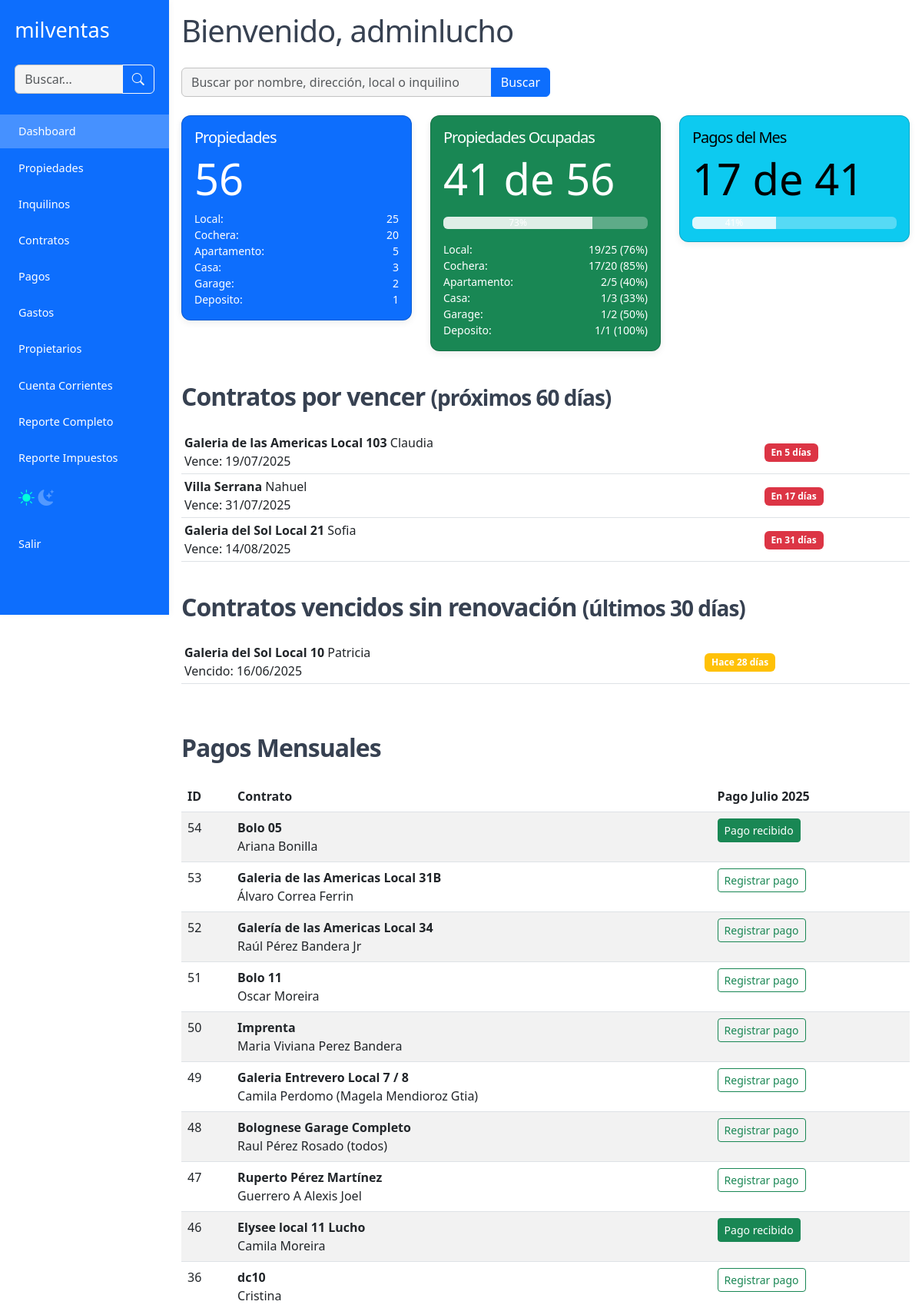
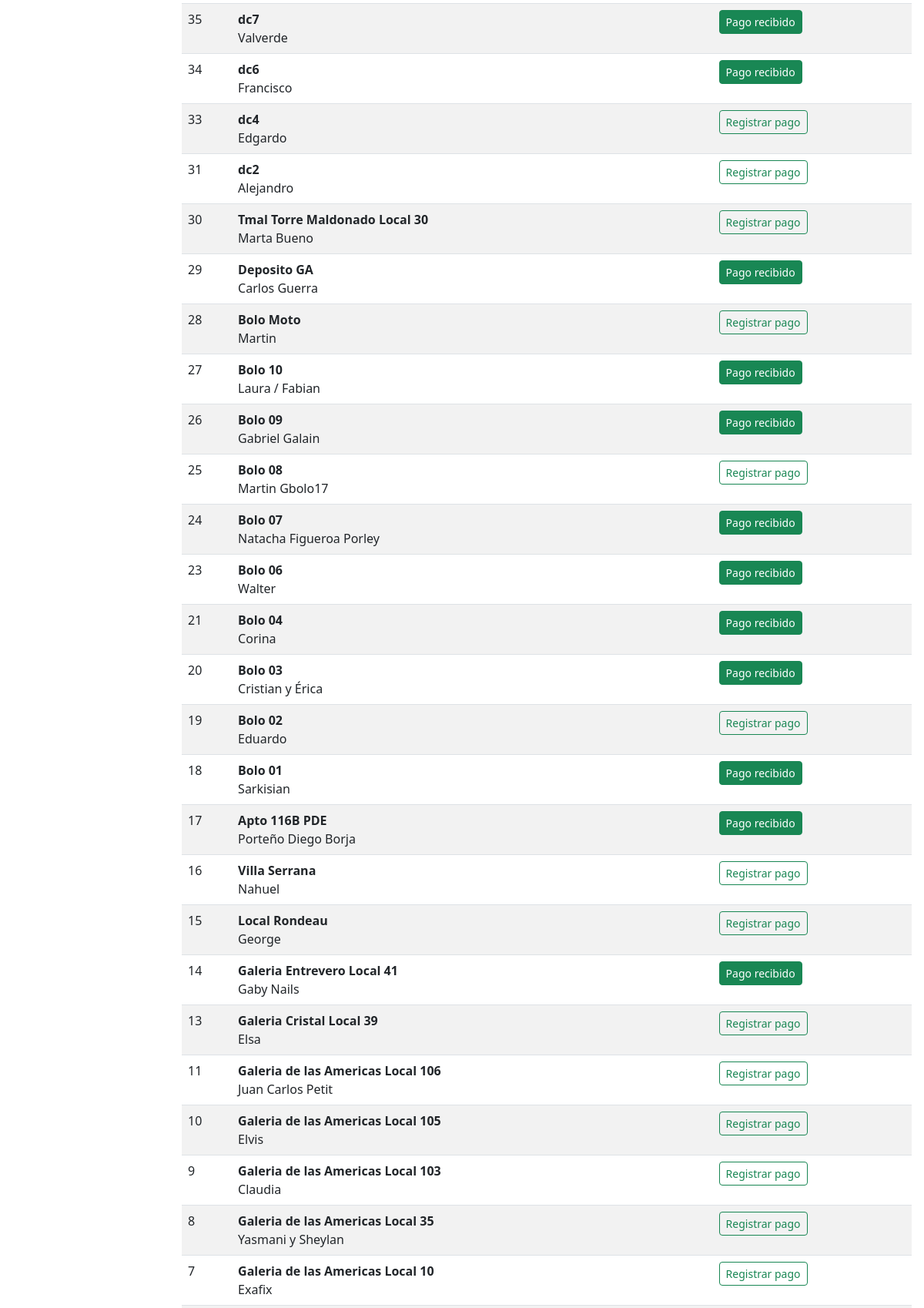
Page /dashboard.php (signed in, upper part) on the committed database (2 pictures, top to bottom).
### tables this page shows
CREATE TABLE IF NOT EXISTS `contratos` (
  `id` int(11) NOT NULL AUTO_INCREMENT,
  `inquilino_id` int(11) DEFAULT NULL,
  `propiedad_id` int(11) DEFAULT NULL,
  `fecha_inicio` date DEFAULT NULL,
  `fecha_fin` date DEFAULT NULL,
  `importe` decimal(10,2) DEFAULT NULL,
  `garantia` varchar(100) DEFAULT NULL,
  `corredor` varchar(100) DEFAULT NULL,
  `estado` enum('activo','finalizado') DEFAULT NULL,
  `documentos` text,
  `comentarios` text,
  `usuario_id` int(11) NOT NULL,
  `fecha_creacion` datetime DEFAULT NULL,
  `fecha_modificacion` datetime DEFAULT NULL,
  PRIMARY KEY (`id`)
);

CREATE TABLE IF NOT EXISTS `propiedades` (
  `id` int(11) NOT NULL AUTO_INCREMENT,
  `nombre` varchar(255) NOT NULL,
  `tipo` varchar(100) DEFAULT NULL,
  `direccion` varchar(255) DEFAULT NULL,
  `galeria` text,
  `local` varchar(100) DEFAULT NULL,
  `precio` decimal(10,2) DEFAULT NULL,
  `incluye_gc` tinyint(1) DEFAULT NULL,
  `gastos_comunes` decimal(10,2) DEFAULT NULL,
  `estado` enum('alquilado','libre','en venta','uso propio') DEFAULT NULL,
  `propietario_id` int(11) DEFAULT NULL,
  `anep` varchar(100) DEFAULT NULL,
  `ose` varchar(100) DEFAULT NULL,
  `ute` varchar(100) DEFAULT NULL,
  `padron` varchar(100) DEFAULT NULL,
  `contribucion_inmobiliaria` varchar(100) DEFAULT NULL,
  `imm_tasa_general` varchar(100) DEFAULT NULL,
  `imm_tarifa_saneamiento` varchar(100) DEFAULT NULL,
  `imm_instalaciones` varchar(100) DEFAULT NULL,
  `imm_adicional_mercantil` varchar(100) DEFAULT NULL,
  `convenios` varchar(100) DEFAULT NULL,
  `comentarios` text,
  `link_mercadolibre` varchar(255) DEFAULT NULL,
  `link_otras` varchar(255) DEFAULT NULL,
  `usuario_id` int(11) NOT NULL,
  `fecha_creacion` datetime DEFAULT NULL,
  `fecha_modificacion` datetime DEFAULT NULL,
  `imagenes` text NOT NULL,
  `documentos` text NOT NULL,
  PRIMARY KEY (`id`),
  KEY `idx_usuario_id` (`usuario_id`)
);

CREATE TABLE IF NOT EXISTS `inquilinos` (
  `id` int(11) NOT NULL AUTO_INCREMENT,
  `nombre` varchar(255) NOT NULL,
  `cedula` varchar(100) NOT NULL,
  `telefono` varchar(20) DEFAULT NULL,
  `email` varchar(500) NOT NULL,
  `vehiculo` varchar(100) DEFAULT NULL,
  `matricula` varchar(50) DEFAULT NULL,
  `documentos` text NOT NULL,
  `comentarios` text,
  `usuario_id` int(11) NOT NULL,
  `fecha_creacion` datetime DEFAULT NULL,
  `fecha_modificacion` datetime DEFAULT NULL,
  PRIMARY KEY (`id`)
);

### config.php (called while the page is built, shortened)
<?php
function clean_input($data) {
    return htmlspecialchars(trim($data));
}
?>

### dashboard.php (the view, shortened to what this page needs)
<?php
require_once 'config.php';
include 'includes/header_nav.php';
$mes_actual = date('m');
$anio_actual = date('Y');
$busqueda = clean_input($_GET['search'] ?? '');
$stmt_propiedades = $pdo->query("
    SELECT p.tipo,
           COUNT(*) as total,
           SUM(CASE WHEN c.estado = 'activo' THEN 1 ELSE 0 END) as ocupadas
    FROM propiedades p
    LEFT JOIN contratos c ON p.id = c.propiedad_id AND c.estado = 'activo'
    GROUP BY p.tipo
    ORDER BY total DESC
");
$propiedades_por_tipo = $stmt_propiedades->fetchAll(PDO::FETCH_ASSOC);
$total_propiedades = array_sum(array_column($propiedades_por_tipo, 'total'));
$total_ocupadas = array_sum(array_column($propiedades_por_tipo, 'ocupadas'));
$ratio_ocupacion = $total_propiedades > 0 ? round(($total_ocupadas / $total_propiedades) * 100) : 0;
$stmt = $pdo->prepare("
    SELECT c.id AS id, p.nombre AS propiedad_nombre, i.nombre AS inquilino_nombre, i.id AS inquilino_id, c.fecha_fin
    FROM propiedades p
    INNER JOIN contratos c ON p.id = c.propiedad_id AND c.estado = 'activo'
    LEFT JOIN inquilinos i ON c.inquilino_id = i.id
    ORDER BY c.id DESC
");
$stmt->execute();
$propiedades_inquilinos = $stmt->fetchAll(PDO::FETCH_ASSOC);
$stmt_pagos = $pdo->prepare("
    SELECT contrato_id
    FROM pagos
    WHERE MONTH(fecha) = ? AND YEAR(fecha) = ? AND concepto = 'Pago mensual'
");
$stmt_pagos->execute([$mes_actual, $anio_actual]);
$pagos_mes_actual = $stmt_pagos->fetchAll(PDO::FETCH_COLUMN, 0);
$total_contratos = count($propiedades_inquilinos);
$pagos_recibidos = count($pagos_mes_actual);
$ratio_pagos = $total_contratos > 0 ? round(($pagos_recibidos / $total_contratos) * 100) : 0;
$stmt_vencer = $pdo->prepare("
    SELECT c.id, p.nombre AS propiedad_nombre, p.id AS propiedad_id, i.nombre AS inquilino_nombre, c.fecha_fin,
           DATEDIFF(c.fecha_fin, CURDATE()) AS dias_restantes
    FROM contratos c
    JOIN propiedades p ON c.propiedad_id = p.id
    LEFT JOIN inquilinos i ON c.inquilino_id = i.id
    WHERE c.estado = 'activo'
      AND c.fecha_fin BETWEEN CURDATE() AND DATE_ADD(CURDATE(), INTERVAL 60 DAY)
    ORDER BY c.fecha_fin ASC
");
$stmt_vencer->execute();
$contratos_por_vencer = $stmt_vencer->fetchAll(PDO::FETCH_ASSOC);
$stmt_vencidos = $pdo->prepare("
    SELECT c1.id, p.nombre AS propiedad_nombre, p.id AS propiedad_id, i.nombre AS inquilino_nombre, c1.fecha_fin,
           DATEDIFF(CURDATE(), c1.fecha_fin) AS dias_vencido
    FROM contratos c1
    JOIN propiedades p ON c1.propiedad_id = p.id
    LEFT JOIN inquilinos i ON c1.inquilino_id = i.id
    WHERE c1.estado = 'finalizado'
      AND c1.fecha_fin BETWEEN DATE_SUB(CURDATE(), INTERVAL 30 DAY) AND CURDATE()
      AND NOT EXISTS (
        SELECT 1 FROM contratos c2
        WHERE c2.propiedad_id = c1.propiedad_id
          AND c2.estado = 'activo'
          AND c2.fecha_inicio > c1.fecha_fin
      )
    ORDER BY c1.fecha_fin DESC
");
$stmt_vencidos->execute();
$contratos_vencidos = $stmt_vencidos->fetchAll(PDO::FETCH_ASSOC);
?>
<main class="container container-main">
  <h1>Bienvenido, <?= htmlspecialchars($_SESSION['user_name']) ?></h1>
  <form action="propiedades.php" method="GET" class="mb-4" role="search" aria-label="Buscar propiedades">
    <div class="input-group" style="max-width:480px;">
      <input
        type="search"
        name="search"
        class="form-control"
        placeholder="Buscar por nombre, dirección, local o inquilino"
        value="<?= htmlspecialchars($busqueda) ?>"
        aria-label="Buscar propiedades" autocomplete="off" />
      <button class="btn btn-primary" type="submit" aria-label="Buscar">Buscar</button>
    </div>
  </form>
  <div class="row mb-4">
    <div class="col-md-4 h-100">
      <a href="propiedades.php" class="text-decoration-none">
        <div class="card text-bg-primary h-100 mb-3">
          <div class="card-body d-flex flex-column justify-content-between">
            <h5 class="card-title">Propiedades</h5>
            <p class="card-text display-4 mb-0"><?= $total_propiedades ?></p>
            <div class="small mt-2">
              <?php foreach ($propiedades_por_tipo as $tipo): ?>
                <div class="d-flex justify-content-between">
                  <span class="text-capitalize"><?= htmlspecialchars($tipo['tipo']) ?>:</span>
                  <span><?= $tipo['total'] ?></span>
                </div>
              <?php endforeach; ?>
            </div>
          </div>
        </div>
      </a>
    </div>
    <div class="col-md-4 h-100">
      <a href="contratos.php" class="text-decoration-none">
        <div class="card text-bg-success h-100 mb-3">
          <div class="card-body d-flex flex-column justify-content-between">
            <h5 class="card-title">Propiedades Ocupadas</h5>
            <p class="card-text display-4"><?= $total_ocupadas ?> de <?= $total_propiedades ?></p>
            <div class="progress mb-2" role="progressbar" aria-label="Progreso de ocupación">
              <div class="progress-bar" style="width: <?= $ratio_ocupacion ?>%"><?= $ratio_ocupacion ?>%</div>
            </div>
            <div class="small mt-2">
              <?php foreach ($propiedades_por_tipo as $tipo): ?>
                <?php
                $ratio_tipo = $tipo['total'] > 0 ? round(($tipo['ocupadas'] / $tipo['total']) * 100) : 0;
                ?>
                <div class="d-flex justify-content-between">
                  <span class="text-capitalize"><?= htmlspecialchars($tipo['tipo']) ?>:</span>
                  <span><?= $tipo['ocupadas'] ?>/<?= $tipo['total'] ?> (<?= $ratio_tipo ?>%)</span>
                </div>
              <?php endforeach; ?>
            </div>
          </div>
        </div>
      </a>
    </div>
    <div class="col-md-4 h-100">
      <a href="listado_pagos.php" class="text-decoration-none">
        <div class="card text-bg-info h-100 mb-3">
          <div class="card-body d-flex flex-column justify-content-between">
            <h5 class="card-title">Pagos del Mes</h5>
            <p class="card-text display-4"><?= $pagos_recibidos ?> de <?= $total_contratos ?></p>
            <div class="progress" role="progressbar" aria-label="Progreso de pagos">
              <div class="progress-bar" style="width: <?= $ratio_pagos ?>%"><?= $ratio_pagos ?>%</div>
            </div>
          </div>
        </div>
      </a>
    </div>
  </div>
  <section class="mt-4">
    <h2 class="fw-semibold">Contratos por vencer <small>(próximos 60 días)</small></h2>
    <?php if (count($contratos_por_vencer) === 0): ?>
      <p>No hay contratos por vencer en los próximos 60 días.</p>
    <?php else: ?>
      <div class="table-responsive">
        <table class="table table-sm align-middle">
          <tbody>
            <?php foreach ($contratos_por_vencer as $c): ?>
              <tr>
                <td>
                  <a href="contratos.php?edit=<?= intval($c['id']) ?>" class="text-decoration-none text-dark"><b><?= htmlspecialchars($c['propiedad_nombre']) ?></b> <?= htmlspecialchars($c['inquilino_nombre'] ?? 'N/A') ?><br>
                    Vence: <?= date('d/m/Y', strtotime($c['fecha_fin'])) ?></a>
                </td>
                <td><span class="badge bg-danger">En <?= $c['dias_restantes'] ?> días</span></td>
              </tr>
            <?php endforeach; ?>
          </tbody>
        </table>
      </div>
    <?php endif; ?>
  </section>
  <section class="mt-4">
    <h2 class="fw-semibold">Contratos vencidos sin renovación <small>(últimos 30 días)</small></h2>
    <?php if (count($contratos_vencidos) === 0): ?>
      <p>No hay contratos vencidos sin renovación en los últimos 30 días.</p>
    <?php else: ?>
      <div class="table-responsive">
        <table class="table table-sm align-middle">
          <tbody>
            <?php foreach ($contratos_vencidos as $c): ?>
              <tr>
                <td>
                  <a href="contratos.php?edit=<?= intval($c['id']) ?>" class="text-decoration-none text-dark"><b><?= htmlspecialchars($c['propiedad_nombre']) ?></b> <?= htmlspecialchars($c['inquilino_nombre'] ?? 'N/A') ?><br>
                    Vencido: <?= date('d/m/Y', strtotime($c['fecha_fin'])) ?></a>
                </td>
                <td><span class="badge bg-warning">Hace <?= $c['dias_vencido'] ?> días</span></td>
              </tr>
            <?php endforeach; ?>
          </tbody>
        </table>
      </div>
    <?php endif; ?>
  </section>
  <section class="mt-5">
    <h2 class="fw-semibold">Pagos Mensuales</h2>
    <table class="table table-striped">
      <thead>
        <tr>
          <th>ID</th>
          <th>Contrato</th>
          <th>Pago <?php
                    $fecha = new DateTime("$anio_actual-$mes_actual-01");
                    $meses = [
                      1 => 'Enero',
                      2 => 'Febrero',
                      3 => 'Marzo',
                      4 => 'Abril',
                      5 => 'Mayo',
                      6 => 'Junio',
                      7 => 'Julio',
                      8 => 'Agosto',
                      9 => 'Septiembre',
                      10 => 'Octubre',
                      11 => 'Noviembre',
                      12 => 'Diciembre'
                    ];
                    $nombre_mes = $meses[(int)$fecha->format('n')];
                    echo ucfirst($nombre_mes) . ' ' . $anio_actual;
                    ?></th>
        </tr>
      </thead>
      <tbody>
        <?php foreach ($propiedades_inquilinos as $fila): ?>
          <tr>
            <td><?= htmlspecialchars($fila['id']) ?></td>
            <td>
              <a href="contratos.php?edit=<?= $fila['id'] ?>" class="text-decoration-none text-dark">
                <b><?= htmlspecialchars($fila['propiedad_nombre']) ?></b></a><br>
              <a href="inquilinos.php?edit=<?= $fila['inquilino_id'] ?>" class="text-decoration-none text-dark">
                <?= htmlspecialchars($fila['inquilino_nombre'] ?? 'N/A') ?>
              </a>
            </td>
            <td>
              <?php if (in_array($fila['id'], $pagos_mes_actual)): ?>
                <a href="pagos.php?contrato_id=<?= $fila['id'] ?>" class="btn btn-success btn-sm">Pago recibido</a>
              <?php else: ?>
                <a href="pagos.php?contrato_id=<?= $fila['id'] ?>&add=true" class="btn btn-outline-success btn-sm">Registrar pago</a>
              <?php endif; ?>
            </td>
          </tr>
        <?php endforeach; ?>
      </tbody>
    </table>
  </section>
</main>
<?php
include 'includes/footer.php';
?>

### includes/styles.css (style rules this page uses)
:root { --color-fondo: #ffffff; --color-texto: #374151; --color-primario: #0d6efd; --color-primario-hover: #4691ff; --color-navbar: #fff; --color-sidebar: #0d6efd; --color-card: #fff; --color-borde: #c3c3c3; --color-input: #f4f4f4; --color-acento: #fff700; }
body { background: var(--color-fondo); color: var(--color-texto); }
.card, .table-responsive { background: var(--color-card); }
.form-control, .form-select { background: var(--color-input); border: solid 1px var(--color-borde); }
body { font-family: ui-sans-serif, system-ui, sans-serif, 'Apple Color Emoji', 'Segoe UI Emoji', 'Segoe UI Symbol', 'Noto Color Emoji', -webkit-bodyui-sans-serif, "Noto Sans", Roboto, "Segoe UI", system-ui, -apple-system, "Helvetica Neue", Arial, "Liberation Sans", sans-serif, "Apple Color Emoji", "Segoe UI Emoji", "Segoe UI Symbol", "Noto Color Emoji"; background: #ffffff; color: #374151; padding-top: 5.5rem; min-height: 100vh; margin: 0; }
.container-main { max-width: 1200px; margin: auto; padding: 1rem; }
h1, h2, h3, h4, h5 { margin-bottom: 1.5rem; letter-spacing: -1px; }
.card { border-radius: 0.75rem; box-shadow: 0 3px 10px rgb(0 0 0 / 0.07); background: #fff; }
.progress { background-color: rgba(255,255,255,0.3); }
.progress-bar { background-color: rgba(255,255,255,0.8); }
.table-responsive { border-radius: 0.75rem; }
.badge { font-size: 0.75em; padding: 0.5em 0.75em; }
@media (min-width: 992px) { body { padding-left: 220px; padding-top: 0px; } }

### rows in the picture
contratos: propiedad.nombre "Galeria de las Americas Local 103", inquilino.nombre "Claudia", fecha_fin "19/07/2025", dias_restantes "5", id "9"
contratos: propiedad.nombre "Villa Serrana", inquilino.nombre "Nahuel", fecha_fin "31/07/2025", dias_restantes "17", id "16"
contratos: propiedad.nombre "Galeria del Sol Local 21", inquilino.nombre "Sofia", fecha_fin "14/08/2025", dias_restantes "31"
contratos: propiedad.nombre "Galeria del Sol Local 10", inquilino.nombre "Patricia", fecha_fin "16/06/2025", dias_vencido "28"
contratos: id "54", propiedad.nombre "Bolo 05", inquilino.nombre "Ariana Bonilla"
contratos: id "53", propiedad.nombre "Galeria de las Americas Local 31B", inquilino.nombre "Álvaro Correa Ferrin"
contratos: id "52", propiedad.nombre "Galería de las Americas Local 34", inquilino.nombre "Raúl Pérez Bandera Jr"
contratos: id "51", propiedad.nombre "Bolo 11", inquilino.nombre "Oscar Moreira"
contratos: id "50", propiedad.nombre "Imprenta", inquilino.nombre "Maria Viviana Perez Bandera"
contratos: id "49", propiedad.nombre "Galeria Entrevero Local 7 / 8", inquilino.nombre "Camila Perdomo (Magela Mendioroz Gtia)"
contratos: id "48", propiedad.nombre "Bolognese Garage Completo", inquilino.nombre "Raul Pérez Rosado (todos)"
contratos: id "47", propiedad.nombre "Ruperto Pérez Martínez", inquilino.nombre "Guerrero A Alexis Joel"
contratos: id "46", propiedad.nombre "Elysee local 11 Lucho", inquilino.nombre "Camila Moreira"
contratos: id "36", propiedad.nombre "dc10", inquilino.nombre "Cristina"
contratos: id "35", propiedad.nombre "dc7", inquilino.nombre "Valverde"
contratos: id "34", propiedad.nombre "dc6", inquilino.nombre "Francisco"
contratos: id "33", propiedad.nombre "dc4", inquilino.nombre "Edgardo"
contratos: id "31", propiedad.nombre "dc2", inquilino.nombre "Alejandro"
contratos: id "30", propiedad.nombre "Tmal Torre Maldonado Local 30", inquilino.nombre "Marta Bueno"
contratos: id "29", propiedad.nombre "Deposito GA", inquilino.nombre "Carlos Guerra"
contratos: id "28", propiedad.nombre "Bolo Moto", inquilino.nombre "Martin"
contratos: id "27", propiedad.nombre "Bolo 10", inquilino.nombre "Laura / Fabian"
contratos: id "26", propiedad.nombre "Bolo 09", inquilino.nombre "Gabriel Galain"
contratos: id "25", propiedad.nombre "Bolo 08", inquilino.nombre "Martin Gbolo17"
contratos: id "24", propiedad.nombre "Bolo 07", inquilino.nombre "Natacha Figueroa Porley"
contratos: id "23", propiedad.nombre "Bolo 06", inquilino.nombre "Walter"
contratos: id "21", propiedad.nombre "Bolo 04", inquilino.nombre "Corina"
contratos: id "20", propiedad.nombre "Bolo 03", inquilino.nombre "Cristian y Érica"
contratos: id "19", propiedad.nombre "Bolo 02", inquilino.nombre "Eduardo"
contratos: id "18", propiedad.nombre "Bolo 01", inquilino.nombre "Sarkisian"
contratos: id "17", propiedad.nombre "Apto 116B PDE", inquilino.nombre "Porteño Diego Borja"
contratos: id "15", propiedad.nombre "Local Rondeau", inquilino.nombre "George"
contratos: id "14", propiedad.nombre "Galeria Entrevero Local 41", inquilino.nombre "Gaby Nails"
contratos: id "13", propiedad.nombre "Galeria Cristal Local 39", inquilino.nombre "Elsa"
contratos: id "11", propiedad.nombre "Galeria de las Americas Local 106", inquilino.nombre "Juan Carlos Petit"
contratos: id "10", propiedad.nombre "Galeria de las Americas Local 105", inquilino.nombre "Elvis"
contratos: id "8", propiedad.nombre "Galeria de las Americas Local 35", inquilino.nombre "Yasmani y Sheylan"
contratos: id "7", propiedad.nombre "Galeria de las Americas Local 10", inquilino.nombre "Exafix"

### other values in the picture
$_SESSION['user_name'] "adminlucho"
$total_propiedades "56"
$tipo['tipo'] "Local"
$tipo['total'] "25"
$tipo['tipo'] "Cochera"
$tipo['total'] "20"
$tipo['tipo'] "Apartamento"
$tipo['total'] "5"
$tipo['tipo'] "Casa"
$tipo['total'] "3"
$tipo['tipo'] "Garage"
$tipo['total'] "2"
$tipo['tipo'] "Deposito"
$tipo['total'] "1"
$total_ocupadas "41"
